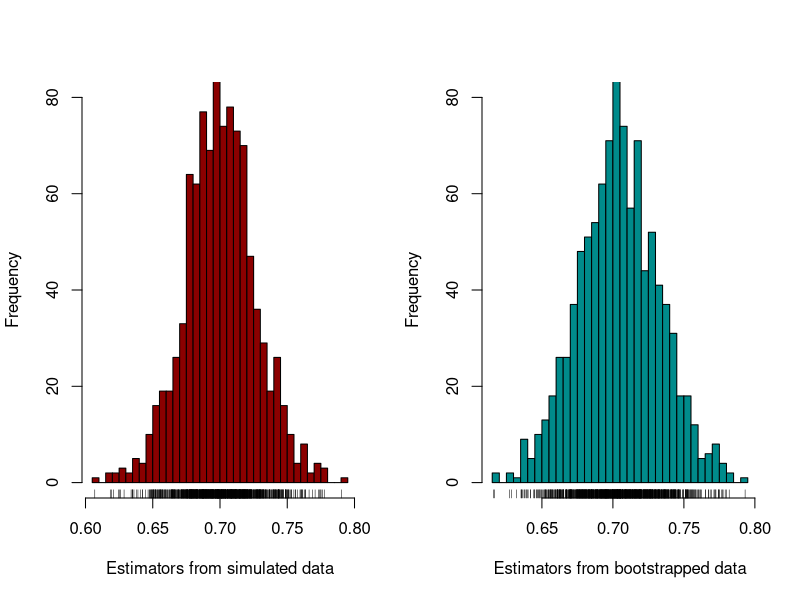

Write the R code that produced this figure.
## Example Random Forest 1.1

# Distribution properties:
mu = c(0, 1.1)
Sigma = matrix(0.7, nrow = 2, ncol = 2) + diag(2) * 0.3
Sigma

# Properties estimated from samples
require(MASS)
set.seed(123)
ex_data = mvrnorm(n = 2000, mu = mu, Sigma = Sigma)
Sigma_est = cov(ex_data)
Sigma_est

# Repeat sampling procedure B times
B = 1000
hat_s = rep(0, 1, B)
for (i in 1:B) {
  sampled_data = mvrnorm(n = 2000, mu = mu, Sigma = Sigma)
  hat_s[i] = cov(sampled_data)[1, 2]
}
mean(hat_s)

# Bootstrap procedure
B = 1000
hat_s_boot = rep(0, 1, B)
for (i in 1:B) {
  resampled_data = ex_data[sample(1:2000, replace = TRUE,
                                  size = 2000), ]
  hat_s_boot[i] = cov(resampled_data)[1, 2]
}

# plot results
par(mfrow = c(1, 2))
hist(hat_s, nclass = 50, col = "darkred", ylim = c(0, 80),
     xlab = "Estimators from simulated data", main = "")
rug(hat_s)
hist(hat_s_boot, nclass = 50, col = "darkcyan", 
     ylim = c(0, 80), 
     xlab = "Estimators from bootstrapped data", main = "")
rug(hat_s_boot)

# Confirm with boot package:
require(boot)

stat = function(dat, idx) {
  return(cov(dat[idx, 1], dat[idx, 2]))
}
hat_s_boot = boot(ex_data, stat, R = 1000)$t

